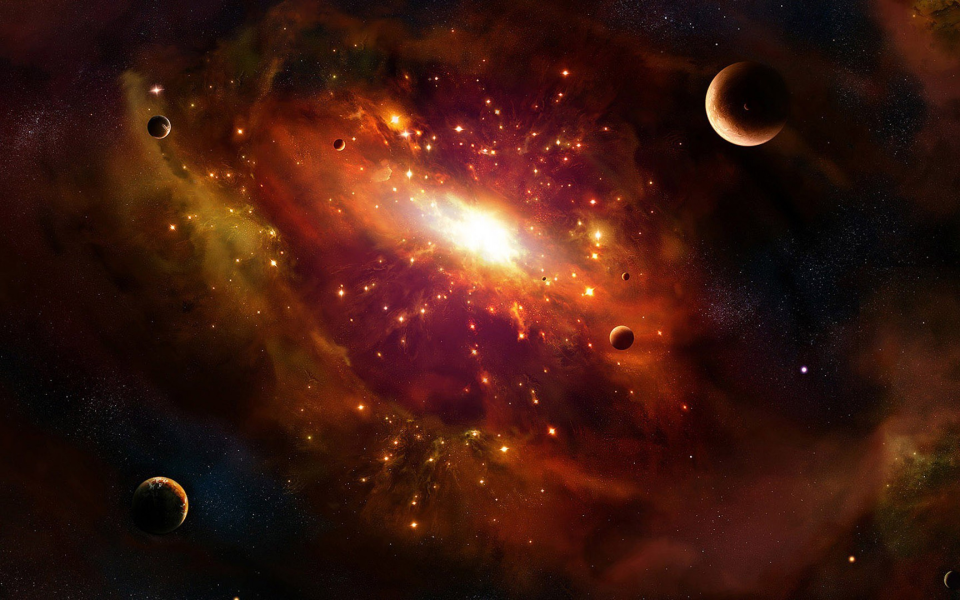
#> input picture galaxy-image.jpg, 2880 x 1800 px (shown at 1/3 size)
$ python read_resize_print_img.py
#> lines starting #> are read from the running program, lines starting #| are printed output that depends on the picture
import cv2

image=cv2.imread("galaxy-image.jpg",0)
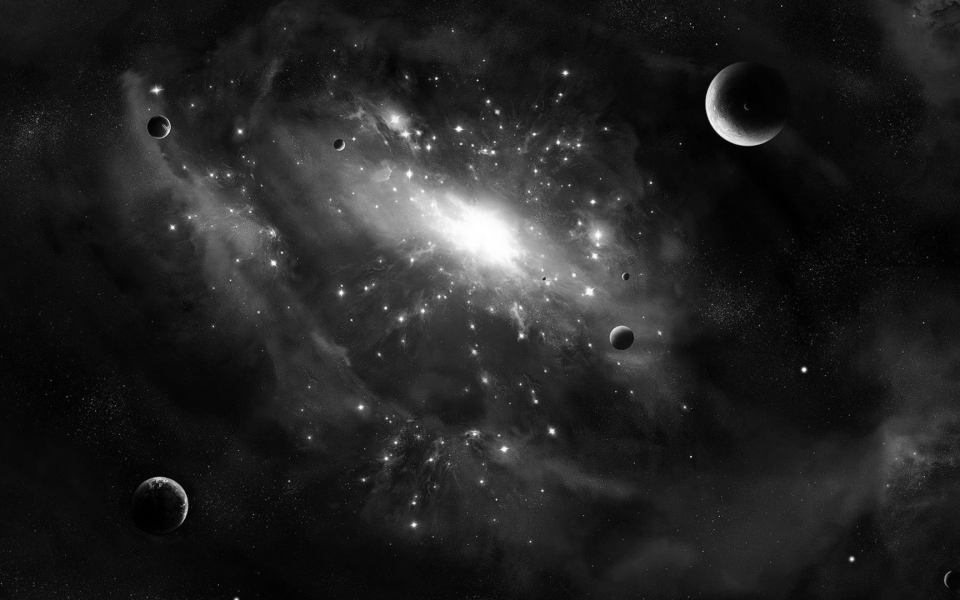
#> image: shape (1800, 2880) (shown at 1/3 size); min 0, max 255, mean 35
print(type(image))
#| <class 'numpy.ndarray'>
print(image.shape)
#| (1800, 2880)
print(image.ndim)
#| 2
new_image=cv2.resize(image,(image.shape[1]//2,image.shape[0]//2))

cv2.imshow("Galaxy",new_image)
cv2.imwrite("resized_img.jpg",new_image)
cv2.waitKey(3000)
cv2.destroyAllWindows()
